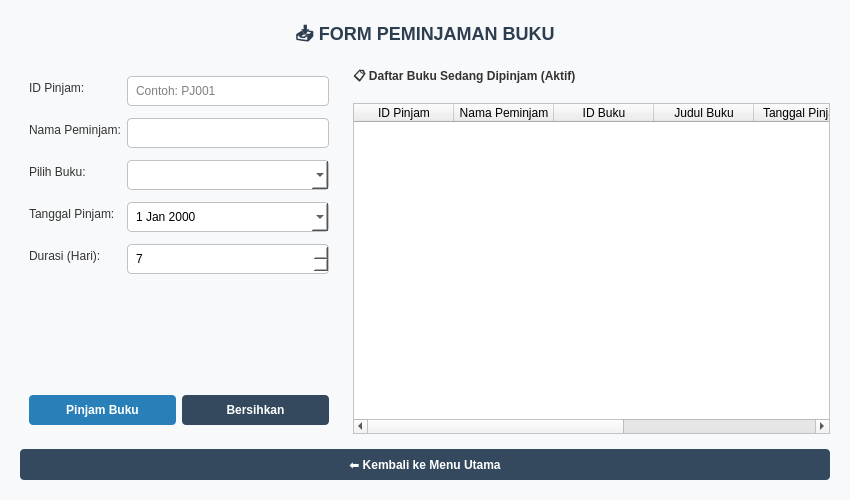
<?xml version="1.0" encoding="UTF-8"?>
<ui version="4.0">
 <class>PinjamBukuWindow</class>
 <widget class="QMainWindow" name="PinjamBukuWindow">
  <property name="geometry">
   <rect>
    <x>0</x>
    <y>0</y>
    <width>850</width>
    <height>500</height>
   </rect>
  </property>
  <property name="windowTitle">
   <string>Perpustakaan - Form Peminjaman Buku</string>
  </property>
  <property name="styleSheet">
   <string>QMainWindow {
    background-color: #F8F9FA;
}
QLabel#lblTitle {
    font-size: 18px;
    font-weight: bold;
    color: #2C3E50;
}
QLabel {
    font-size: 12px;
    color: #333;
}
QLineEdit, QComboBox, QDateEdit, QSpinBox {
    padding: 6px;
    border: 1px solid #BDC3C7;
    border-radius: 4px;
    background-color: white;
}
QLineEdit:focus, QComboBox:focus, QDateEdit:focus, QSpinBox:focus {
    border: 1px solid #3498DB;
}
QPushButton {
    background-color: #34495E;
    color: white;
    border: none;
    border-radius: 4px;
    padding: 8px 15px;
    font-weight: bold;
}
QPushButton:hover {
    background-color: #415B76;
}
QPushButton#btnPinjam {
    background-color: #2980B9;
}
QPushButton#btnPinjam:hover {
    background-color: #3498DB;
}
QTableWidget {
    background-color: white;
    border: 1px solid #BDC3C7;
    gridline-color: #ECF0F1;
}</string>
  </property>
  <widget class="QWidget" name="centralwidget">
   <layout class="QVBoxLayout" name="verticalLayoutMain">
    <property name="spacing">
     <number>15</number>
    </property>
    <property name="leftMargin">
     <number>20</number>
    </property>
    <property name="topMargin">
     <number>20</number>
    </property>
    <property name="rightMargin">
     <number>20</number>
    </property>
    <property name="bottomMargin">
     <number>20</number>
    </property>
    <item>
     <widget class="QLabel" name="lblTitle">
      <property name="text">
       <string>📥 FORM PEMINJAMAN BUKU</string>
      </property>
      <property name="alignment">
       <set>Qt::AlignCenter</set>
      </property>
     </widget>
    </item>
    <item>
     <layout class="QHBoxLayout" name="horizontalLayoutMain" stretch="2,3">
      <item>
       <widget class="QFrame" name="frameInput">
        <layout class="QVBoxLayout" name="verticalLayoutForm">
         <item>
          <layout class="QFormLayout" name="formLayout">
           <property name="verticalSpacing">
            <number>12</number>
           </property>
           <item row="0" column="0">
            <widget class="QLabel" name="lblIdPinjam">
             <property name="text">
              <string>ID Pinjam:</string>
             </property>
            </widget>
           </item>
           <item row="0" column="1">
            <widget class="QLineEdit" name="txtIdPinjam">
             <property name="placeholderText">
              <string>Contoh: PJ001</string>
             </property>
            </widget>
           </item>
           <item row="1" column="0">
            <widget class="QLabel" name="lblNamaPeminjam">
             <property name="text">
              <string>Nama Peminjam:</string>
             </property>
            </widget>
           </item>
           <item row="1" column="1">
            <widget class="QLineEdit" name="txtNamaPeminjam"/>
           </item>
           <item row="2" column="0">
            <widget class="QLabel" name="lblBuku">
             <property name="text">
              <string>Pilih Buku:</string>
             </property>
            </widget>
           </item>
           <item row="2" column="1">
            <widget class="QComboBox" name="cmbBuku"/>
           </item>
           <item row="3" column="0">
            <widget class="QLabel" name="lblTanggalPinjam">
             <property name="text">
              <string>Tanggal Pinjam:</string>
             </property>
            </widget>
           </item>
           <item row="3" column="1">
            <widget class="QDateEdit" name="datePinjam">
             <property name="calendarPopup">
              <bool>true</bool>
             </property>
            </widget>
           </item>
           <item row="4" column="0">
            <widget class="QLabel" name="lblDurasi">
             <property name="text">
              <string>Durasi (Hari):</string>
             </property>
            </widget>
           </item>
           <item row="4" column="1">
            <widget class="QSpinBox" name="spinDurasi">
             <property name="minimum">
              <number>1</number>
             </property>
             <property name="maximum">
              <number>365</number>
             </property>
             <property name="value">
              <number>7</number>
             </property>
            </widget>
           </item>
          </layout>
         </item>
         <item>
          <spacer name="verticalSpacer_Form">
           <property name="orientation">
            <enum>Qt::Vertical</enum>
           </property>
          </spacer>
         </item>
         <item>
          <layout class="QHBoxLayout" name="horizontalLayoutButtons">
           <item>
            <widget class="QPushButton" name="btnPinjam">
             <property name="text">
              <string>Pinjam Buku</string>
             </property>
            </widget>
           </item>
           <item>
            <widget class="QPushButton" name="btnBersihkan">
             <property name="text">
              <string>Bersihkan</string>
             </property>
            </widget>
           </item>
          </layout>
         </item>
        </layout>
       </widget>
      </item>
      <item>
       <layout class="QVBoxLayout" name="verticalLayoutTable">
        <item>
         <widget class="QLabel" name="lblTableTitle">
          <property name="styleSheet">
           <string>font-weight: bold;</string>
          </property>
          <property name="text">
           <string>📋 Daftar Buku Sedang Dipinjam (Aktif)</string>
          </property>
         </widget>
        </item>
        <item>
         <widget class="QTableWidget" name="tablePeminjaman">
          <property name="selectionMode">
           <enum>QAbstractItemView::SingleSelection</enum>
          </property>
          <property name="selectionBehavior">
           <enum>QAbstractItemView::SelectRows</enum>
          </property>
          <column>
           <property name="text">
            <string>ID Pinjam</string>
           </property>
          </column>
          <column>
           <property name="text">
            <string>Nama Peminjam</string>
           </property>
          </column>
          <column>
           <property name="text">
            <string>ID Buku</string>
           </property>
          </column>
          <column>
           <property name="text">
            <string>Judul Buku</string>
           </property>
          </column>
          <column>
           <property name="text">
            <string>Tanggal Pinjam</string>
           </property>
          </column>
          <column>
           <property name="text">
            <string>Durasi</string>
           </property>
          </column>
          <column>
           <property name="text">
            <string>Status</string>
           </property>
          </column>
         </widget>
        </item>
       </layout>
      </item>
     </layout>
    </item>
    <item>
     <widget class="QPushButton" name="btnKembali">
      <property name="text">
       <string>⬅ Kembali ke Menu Utama</string>
      </property>
     </widget>
    </item>
   </layout>
  </widget>
 </widget>
 <resources/>
 <connections/>
</ui>
